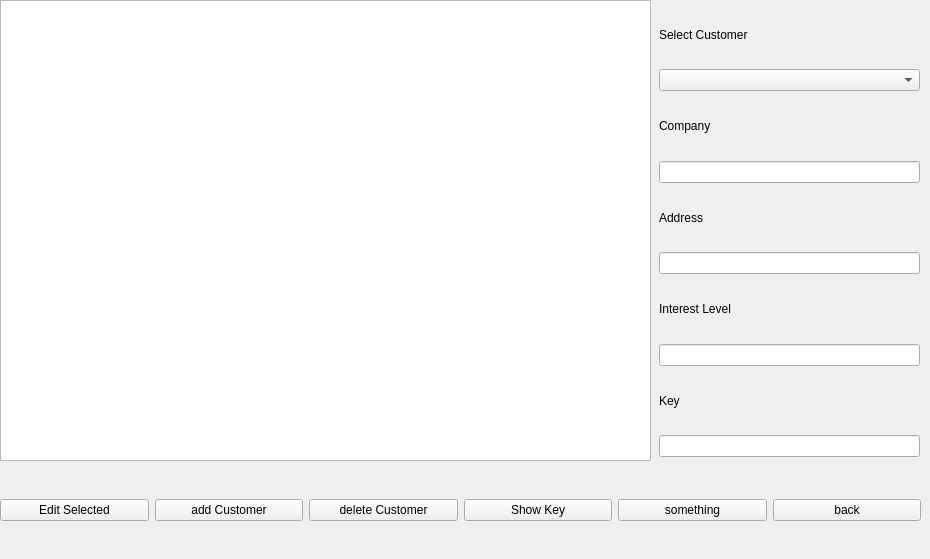
    <widget class="QWidget" name="CustomerViewer">
     <widget class="QTableView" name="tableView">
      <property name="geometry">
       <rect>
        <x>0</x>
        <y>0</y>
        <width>651</width>
        <height>461</height>
       </rect>
      </property>
     </widget>
     <widget class="QWidget" name="horizontalLayoutWidget_3">
      <property name="geometry">
       <rect>
        <x>0</x>
        <y>470</y>
        <width>921</width>
        <height>80</height>
       </rect>
      </property>
      <layout class="QHBoxLayout" name="horizontalLayout_3">
       <item>
        <widget class="QPushButton" name="pushButton_16">
         <property name="text">
          <string>Edit Selected</string>
         </property>
        </widget>
       </item>
       <item>
        <widget class="QPushButton" name="pushButton_11">
         <property name="text">
          <string>add Customer</string>
         </property>
        </widget>
       </item>
       <item>
        <widget class="QPushButton" name="pushButton_17">
         <property name="text">
          <string>delete Customer</string>
         </property>
        </widget>
       </item>
       <item>
        <widget class="QPushButton" name="keyButton">
         <property name="text">
          <string>Show Key</string>
         </property>
        </widget>
       </item>
       <item>
        <widget class="QPushButton" name="pushButton_13">
         <property name="text">
          <string>something</string>
         </property>
        </widget>
       </item>
       <item>
        <widget class="QPushButton" name="pushButton_12">
         <property name="text">
          <string>back</string>
         </property>
        </widget>
       </item>
      </layout>
     </widget>
     <widget class="QWidget" name="verticalLayoutWidget">
      <property name="geometry">
       <rect>
        <x>659</x>
        <y>6</y>
        <width>261</width>
        <height>451</height>
       </rect>
      </property>
      <layout class="QVBoxLayout" name="verticalLayout">
       <item>
        <widget class="QLabel" name="label_4">
         <property name="text">
          <string>Select Customer</string>
         </property>
        </widget>
       </item>
       <item>
        <widget class="QComboBox" name="comboBox"/>
       </item>
       <item>
        <widget class="QLabel" name="label_5">
         <property name="text">
          <string>Company</string>
         </property>
        </widget>
       </item>
       <item>
        <widget class="QLineEdit" name="companyEdit"/>
       </item>
       <item>
        <widget class="QLabel" name="label_6">
         <property name="text">
          <string>Address</string>
         </property>
        </widget>
       </item>
       <item>
        <widget class="QLineEdit" name="addressEdit"/>
       </item>
       <item>
        <widget class="QLabel" name="label_7">
         <property name="text">
          <string>Interest Level</string>
         </property>
        </widget>
       </item>
       <item>
        <widget class="QLineEdit" name="InterestEdit"/>
       </item>
       <item>
        <widget class="QLabel" name="label_8">
         <property name="text">
          <string>Key</string>
         </property>
        </widget>
       </item>
       <item>
        <widget class="QLineEdit" name="keyEdit"/>
       </item>
      </layout>
     </widget>
    </widget>
